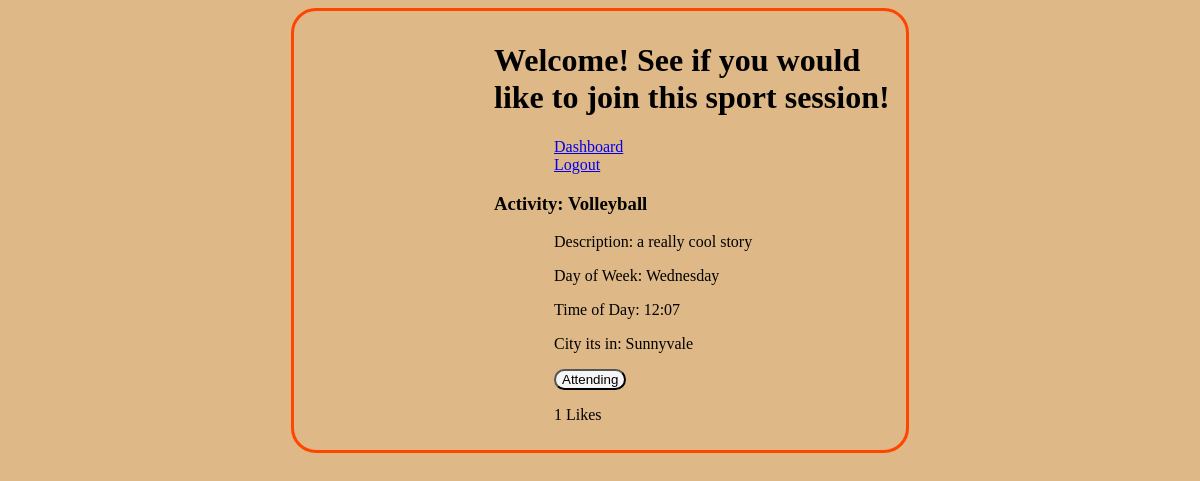
The page /sports/display/1 (signed in) on the database its author committed.
### sportsPageApp/models.py (models this page shows)
class Sport(models.Model):
    sport_name = models.CharField(max_length=255)
    description = models.CharField(max_length=255)
    city = models.CharField(max_length=255)
    day_of_week = models.CharField(max_length=255)
    time = models.CharField(max_length=255)
    creator = models.ForeignKey(User, related_name="sports", on_delete=models.CASCADE)
    create_at = models.DateTimeField(auto_now_add = True)
    update_at = models.DateTimeField(auto_now = True)
    likes = models.ManyToManyField(User, related_name='sport_posts')
    objects = SportManager()
    def total_likes(self):
        return self.likes.count()

### sportsPageApp/views.py (the view)
# urls.py: path('sports/display/<int:sport_id>', views.display_sport),
def display_sport(request, sport_id):
    stuff = Sport.objects.get(id = sport_id)
    total_likes = stuff.total_likes()
    context = {
        "sport": Sport.objects.get(id = sport_id),
        "logged_in_user": User.objects.get(id = request.session['user_id']),
    }
    context["total_likes"] = total_likes
    return render(request, "display_sport.html", context)

### sportsPageApp/templates/display_sport.html (shortened to what this page needs)
<!DOCTYPE html>
{% load static %}
<html lang="en">
<head>
    <link rel="stylesheet" type="text/css" href="{% static 'css/sport_display_style.css' %}">
</head>
<body>
    <div id="container">
        <h1>Welcome! See if you would like to join this sport session!</h1>
        <a href="/dashboard">Dashboard</a>
        <a href="/logout">Logout</a>
        <h3>Activity: {{ sport.sport_name }}</h3>
        <p>Description: {{ sport.description }}</p>
        <p>Day of Week: {{ sport.day_of_week }}</p>
        <p>Time of Day: {{ sport.time }}</p>
        <p>City its in: {{ sport.city }}</p>
        <form action="/sport/like/{{ sport.id }}" method="POST">
            <button type="submit", name="sport_id", value="{{ sport.id }}">Attending</button>
        </form>
        <p>{{ total_likes }} Likes</p>
    </div>
</body>
</html>

### sportsPageApp/static/css/sport_display_style.css (style rules this page uses)
* { background-color: burlywood; }
#container { margin: auto; width: 50%; border: 3px solid orangered; padding: 10px; border-radius: 25px; }
p, a , button { margin-left: 250px; }
h1, h3 { margin-left: 190px; }
button { border-radius: 25px; background-color: whitesmoke; }

### rows shown on the page
Sport: sport_name "Volleyball", description "a really cool story", day_of_week "Wednesday", time "12:07", city "Sunnyvale"

### other values the page prints
{{ total_likes }} "1"
